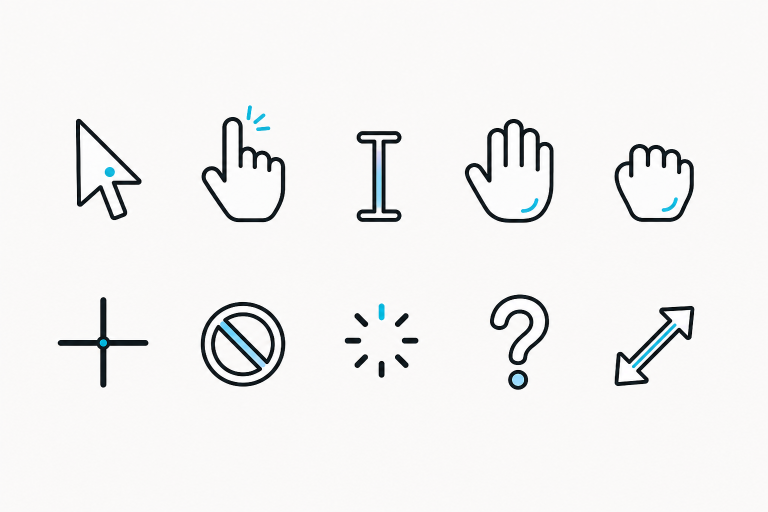
#> input picture _tools/catalog-sources/cursor-sets/odd-default-cursors/source-imagegen.png, 1536 x 1024 px, found by its file name (shown at 1/2 size)
$ python gen-oddling-desktop.py
#> lines starting #> are read from the running program, lines starting #| are printed output that depends on the picture
#!/usr/bin/env python3
"""
Generate the static wallpaper and preview for the `oddling-desktop`
scene from its imagegen source artwork.

The scene itself is authored as a Pixi tick function on top of a
painted still image. This script normalizes the project-bound source
image into the files shipped by the catalog:

    * `_tools/catalog-sources/scenes/oddling-desktop/wallpaper.webp`
      1920x1080, WebP q82.
    * `_tools/catalog-sources/scenes/oddling-desktop/preview.webp`
      640x360, WebP q80.
    * `_tools/catalog-sources/scenes/oddling-desktop/card.webp`
      1024x576, WebP q88, the same 16:9 art as the wallpaper.

Usage:
    python3 _tools/gen-oddling-desktop.py
"""
from __future__ import annotations

from pathlib import Path

from PIL import Image, ImageDraw, ImageFilter, ImageOps

HERE = Path(__file__).resolve().parent
SOURCES = HERE / "catalog-sources"
SCENE_DIR = SOURCES / "scenes" / "oddling-desktop"
SOURCE_IMAGE = SCENE_DIR / "source-imagegen.png"


def normalize_wallpaper(w: int = 1920, h: int = 1080) -> Image.Image:
    """Crop, resize, and lightly finish the imagegen source."""
#> called with w = 1920, h = 1080
    if not SOURCE_IMAGE.is_file():
        raise FileNotFoundError(
            f"Missing source image: {SOURCE_IMAGE}. Generate or copy the "
            "imagegen backdrop there before running this script."
        )

    with Image.open(SOURCE_IMAGE) as src:
#> src is the input picture: PIL image 1536x1024 RGB; mean R, G, B 241.7, 241.3, 240.9
        img = ImageOps.fit(
            src.convert("RGB"),
            (w, h),
            method=Image.Resampling.LANCZOS,
            centering=(0.5, 0.5),
        ).convert("RGBA")
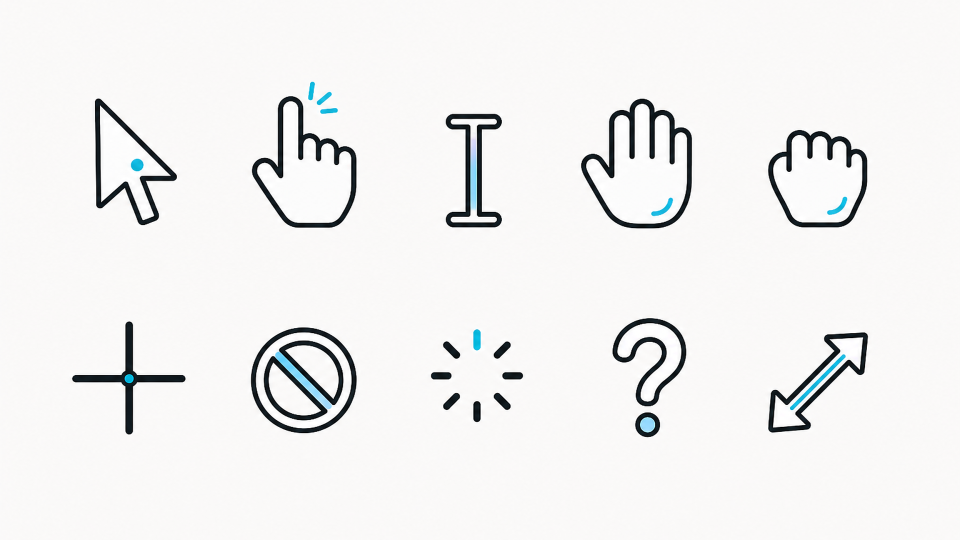
#> img: PIL image 1920x1080 RGBA (shown at 1/2 size); mean R, G, B, A 240.2, 239.9, 239.5, 255

    # Keep the desktop icon side calm even if future source art gets busier.
    safe = Image.new("RGBA", (w, h), (0, 0, 0, 0))
#> safe: PIL image 1920x1080 RGBA; every value is 0
    sdraw = ImageDraw.Draw(safe)
    for x in range(int(w * 0.42)):
        t = 1 - x / (w * 0.42)
        alpha = int(44 * (t**1.8))
        sdraw.line((x, 0, x, h), fill=(6, 1, 15, alpha))
    img = Image.alpha_composite(img, safe)
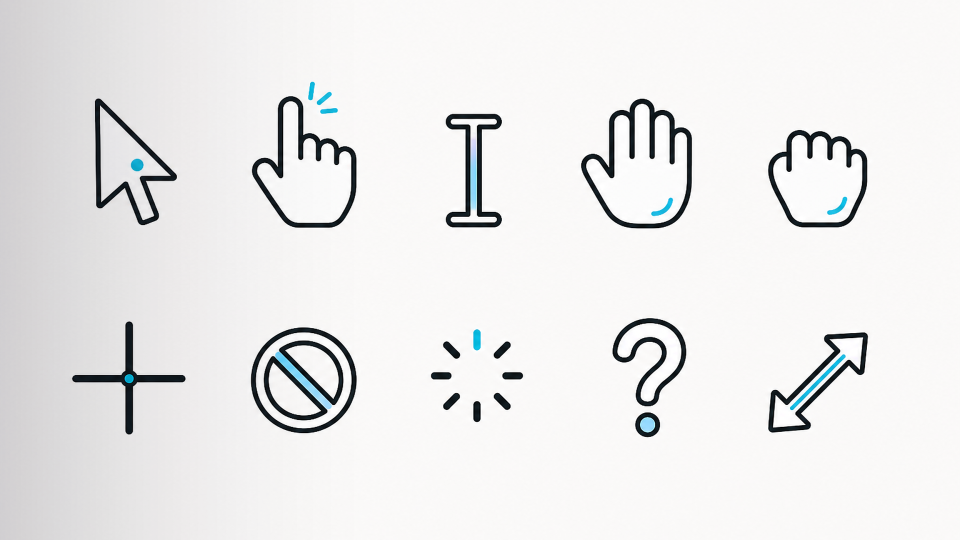
#> img: PIL image 1920x1080 RGBA (shown at 1/2 size); mean R, G, B, A 234.2, 233.8, 233.8, 255

    # Slightly unify the image with ODD's CRT mood without flattening the art.
    scan = Image.new("RGBA", (w, h), (0, 0, 0, 0))
    scan_draw = ImageDraw.Draw(scan)
    for y in range(0, h, 4):
        scan_draw.line((0, y, w, y), fill=(0, 0, 0, 18))
    img = Image.alpha_composite(img, scan)

    vignette = Image.new("RGBA", (w, h), (0, 0, 0, 0))
    vdraw = ImageDraw.Draw(vignette)
    for i in range(56):
        inset_x = int(i * 22)
        inset_y = int(i * 12)
        if inset_x * 2 >= w or inset_y * 2 >= h:
            break
        alpha = int(3 + i * 1.7)
        vdraw.rectangle(
            (inset_x, inset_y, w - inset_x, h - inset_y),
            outline=(0, 0, 0, alpha),
            width=1,
        )
    img = Image.alpha_composite(img, vignette)

    # Tiny blur hides upscale bite while preserving the imagegen painting.
    return img.convert("RGB").filter(ImageFilter.GaussianBlur(radius=0.25))


def write_scene_assets() -> None:
    SCENE_DIR.mkdir(parents=True, exist_ok=True)
    wallpaper = normalize_wallpaper(1920, 1080)
    wallpaper.save(
        SCENE_DIR / "wallpaper.webp",
        format="WEBP",
        quality=82,
        method=6,
    )

    preview = wallpaper.resize((640, 360), Image.Resampling.LANCZOS)
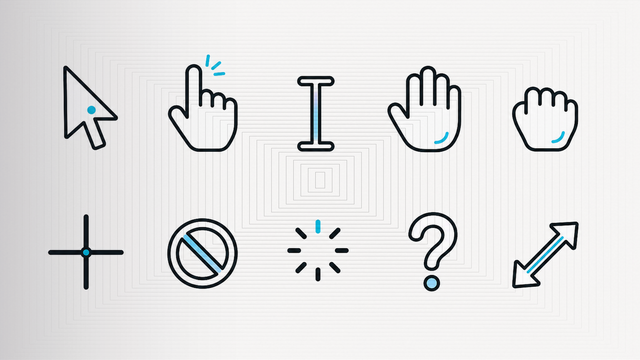
#> preview: PIL image 640x360 RGB; mean R, G, B 228.5, 228.2, 228.2
    preview.save(
        SCENE_DIR / "preview.webp",
        format="WEBP",
        quality=80,
        method=6,
    )

    card = wallpaper.resize((1024, 576), Image.Resampling.LANCZOS)
    card.save(
        SCENE_DIR / "card.webp",
        format="WEBP",
        quality=88,
        method=6,
    )


def main() -> None:
    write_scene_assets()


if __name__ == "__main__":
    main()
